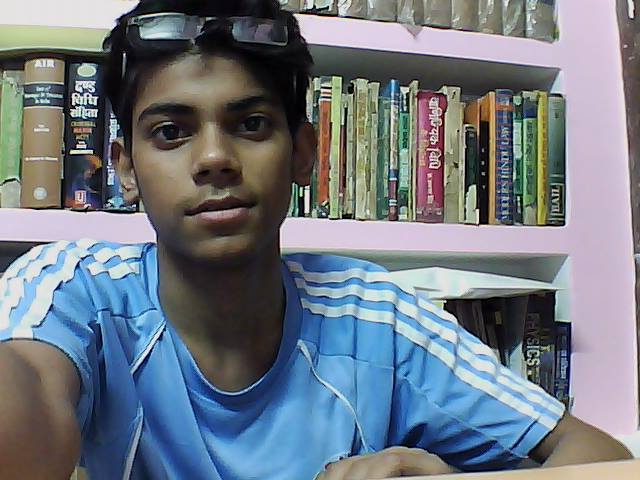
#> input picture niku.jpg, 640 x 480 px, found by its file name
$ python sketch.py
#> lines starting #> are read from the running program, lines starting #| are printed output that depends on the picture
import numpy as np
import imageio
import scipy.ndimage
import cv2

img= "/home/nitish/Pictures/niku.jpg" #path of image file
def grayscale(rgb):
    return np.dot(rgb[..., :3],[0.299,0.587,0.114])
def dodge(front,back):
    result=front*255/(255-back)
    result[result>255]=255
    result[back==255]=255
    #return result.astypye('uint8')
    return np.array(result, dtype=np.float32)

s=imageio.imread(img)
#> s is the input picture: shape (480, 640, 3); mean R, G, B 113.2, 121.6, 131.4
g=grayscale(s)
#> in grayscale, `return np.dot(rgb[..., :3],[0.299,0.587,0.114])`:
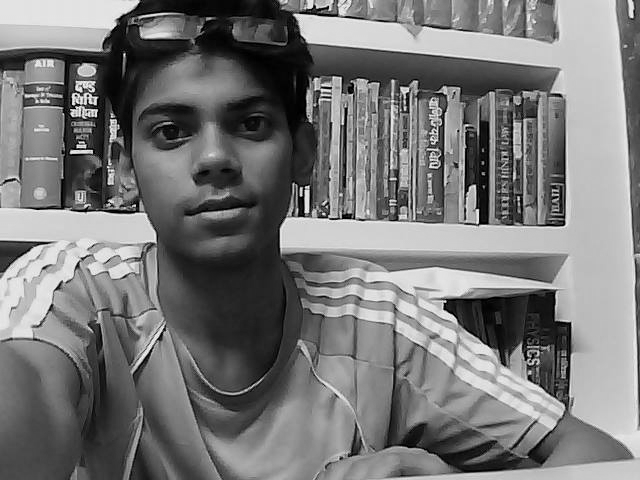
#> returned value: shape (480, 640) float64; min 0, max 254.4, mean 120.2
i=255-g
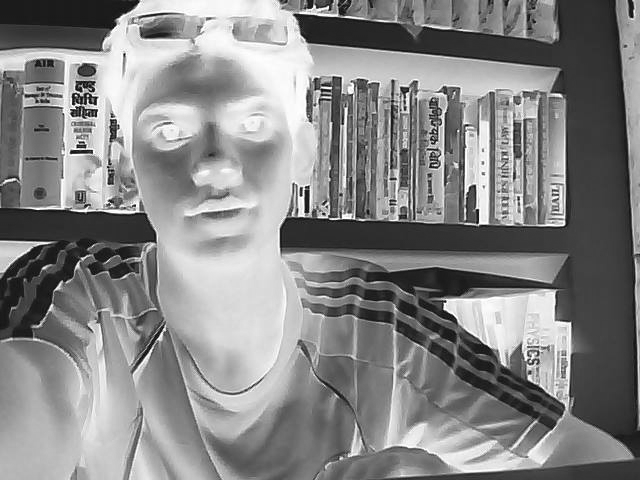
#> i: shape (480, 640) float64; min 0.587, max 255, mean 134.8
b=scipy.ndimage.filters.gaussian_filter(i,sigma=10)
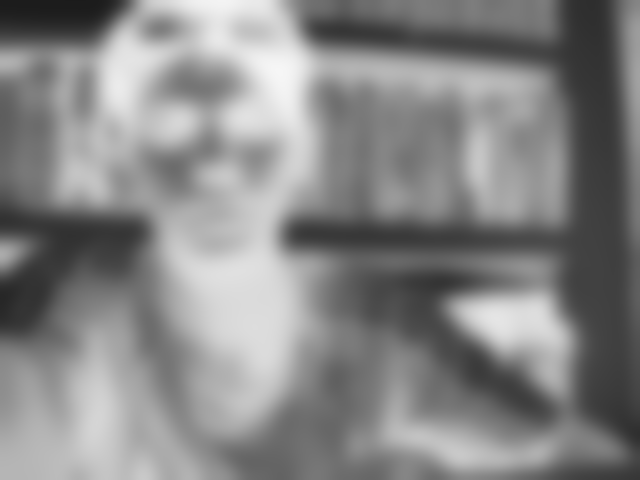
#> b: shape (480, 640) float64; min 27.98, max 246.3, mean 134.8
r=dodge(b,g)
#> in dodge, `result[result>255]=255`:
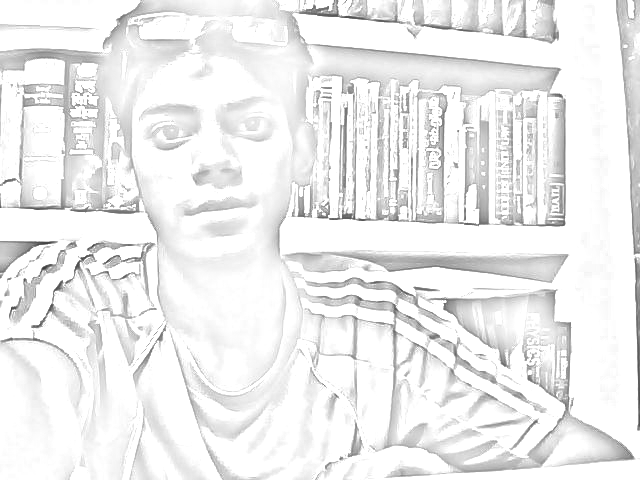
#> result: shape (480, 640) float64; min 60.74, max 255, mean 238.1
cv2.imwrite('niku.png',r) #storing black and white sketch with a name
